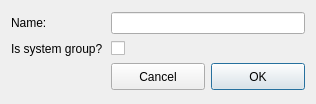
<?xml version="1.0" encoding="UTF-8"?>
<ui version="4.0">
 <class>NewGroupDialog</class>
 <widget class="QDialog" name="NewGroupDialog">
  <property name="geometry">
   <rect>
    <x>0</x>
    <y>0</y>
    <width>316</width>
    <height>104</height>
   </rect>
  </property>
  <property name="windowTitle">
   <string>New Group</string>
  </property>
  <property name="windowIcon">
   <iconset resource="../images.qrc">
    <normaloff>:/icons/openlmi-logo_full-color_light-bg.png</normaloff>:/icons/openlmi-logo_full-color_light-bg.png</iconset>
  </property>
  <layout class="QGridLayout" name="gridLayout">
   <item row="2" column="1">
    <widget class="QPushButton" name="cancel_button">
     <property name="minimumSize">
      <size>
       <width>85</width>
       <height>27</height>
      </size>
     </property>
     <property name="text">
      <string>Cancel</string>
     </property>
     <property name="autoDefault">
      <bool>false</bool>
     </property>
    </widget>
   </item>
   <item row="0" column="1" colspan="2">
    <widget class="QLineEdit" name="name_line"/>
   </item>
   <item row="2" column="2">
    <widget class="QPushButton" name="ok_button">
     <property name="minimumSize">
      <size>
       <width>85</width>
       <height>27</height>
      </size>
     </property>
     <property name="text">
      <string>OK</string>
     </property>
     <property name="default">
      <bool>true</bool>
     </property>
    </widget>
   </item>
   <item row="0" column="0">
    <widget class="QLabel" name="name_label">
     <property name="text">
      <string>Name:</string>
     </property>
    </widget>
   </item>
   <item row="1" column="1">
    <widget class="QCheckBox" name="system_group_box">
     <property name="text">
      <string/>
     </property>
    </widget>
   </item>
   <item row="1" column="0">
    <widget class="QLabel" name="system_group_label">
     <property name="text">
      <string>Is system group?</string>
     </property>
    </widget>
   </item>
  </layout>
 </widget>
 <resources>
  <include location="../images.qrc"/>
 </resources>
 <connections/>
</ui>
